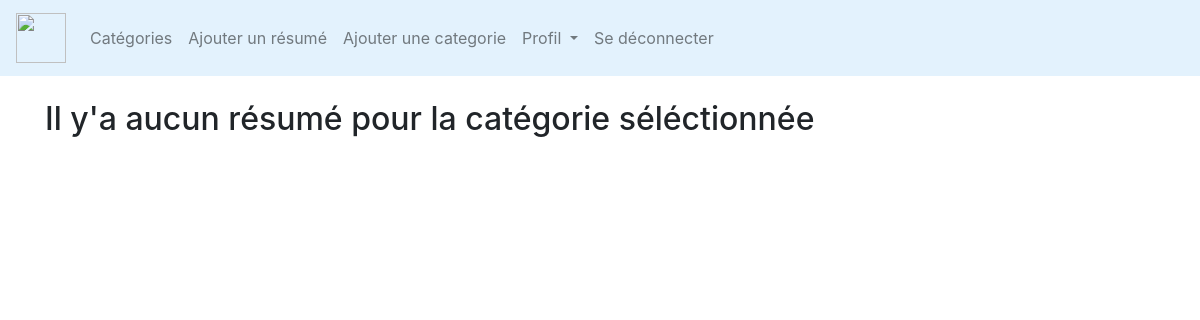
Before: /categorie/tcpip/ (signed in) with the older database file.
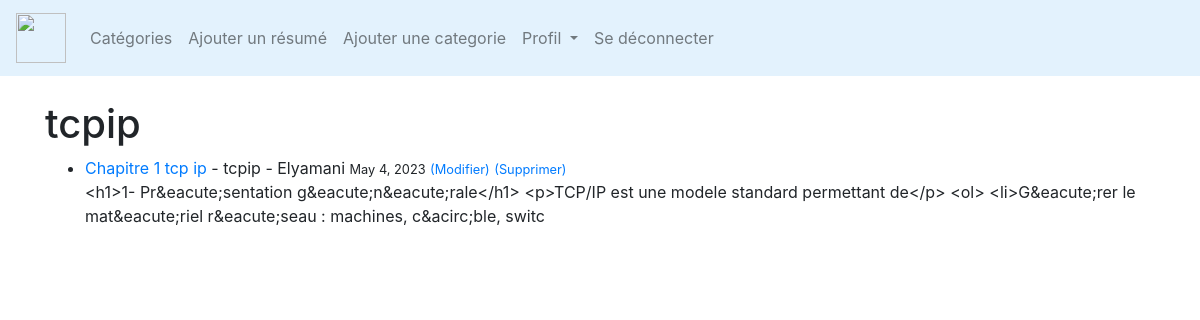
After: the same page with the newer database file.
### LeBlog/models.py (models this page shows, shortened)
class Post(models.Model):
        title = models.CharField(max_length=255)
        header_image = models.ImageField(null=True, blank=True, upload_to="images/")
        title_tag = models.CharField(max_length=255)
        author = models.ForeignKey(User, on_delete=models.CASCADE)
        body = RichTextField(blank=True, null=True)
        post_date = models.DateField(auto_now_add=True)
        categorie = models.CharField(max_length=255)
        snippet = models.CharField(max_length=255, default='coding')
        likes = models.ManyToManyField(User, related_name='resumee')

### LeBlog/views.py (the view)
# urls.py: path('categorie/<str:cats>/', CategoryView, name='categorie'),
def CategoryView(request, cats):
    categorie_posts = Post.objects.filter(categorie=cats.replace('-', ' '))
    return render(request, 'categories.html', {'cats': cats.replace('-', ' '), 'categorie_posts': categorie_posts})

### LeBlog/templates/categories.html
{% extends 'base.html' %}
{% block content %}
{% if categorie_posts %}
<h1>{{ cats }}</h1>
<ul>
{% for post in categorie_posts %}
    <li> <a href="{% url 'post-details' post.pk %}">{{post.title}}</a> - {{post.categorie}} - {{post.author}} <small>{{ post.post_date }}</small>
        {% if user.is_authenticated %}
        <small><a href="{% url 'update_post' post.pk %}">(Modifier)</a></small>
        <small><a href="{% url 'delete_post' post.pk %}">(Supprimer)</a></small>
        <br/>
        {{post.body|slice:":200" }} </li>
        {%endif%}
{%endfor%}
</ul>
{% else %}
<h2>Il y'a aucun résumé pour la catégorie séléctionnée</h2>
{%endif%}
{% endblock %}

Changed rows visible on the page:
added Post: categorie "tcpip", title "Chapitre 1 tcp ip", author "Elyamani", post_date "May 4, 2023", body "<h1>1- Pr&eacute;sentation g&eacute;n&eacute;rale</h1> <p>TCP/IP est une modele standard permettant de</p> <ol> <li>G&eacute;rer le mat&eacute;riel r&eacute;seau : machines, c&acirc;ble, switc"
Other visible differences:
text no longer shown: "Il y'a aucun résumé pour la catégorie séléctionnée"
